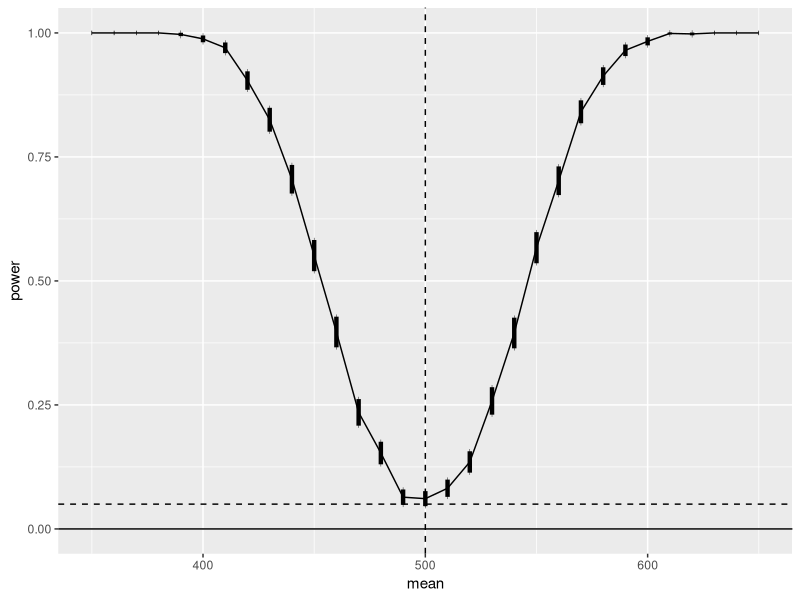
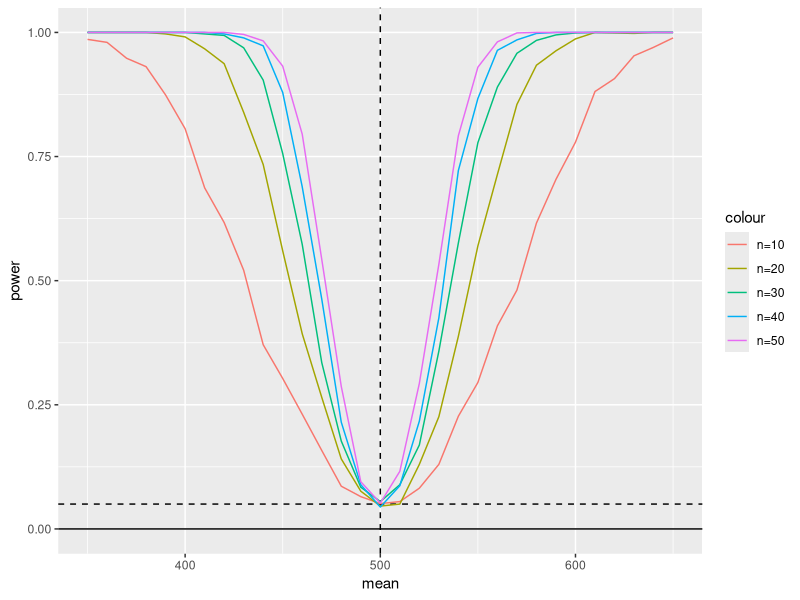
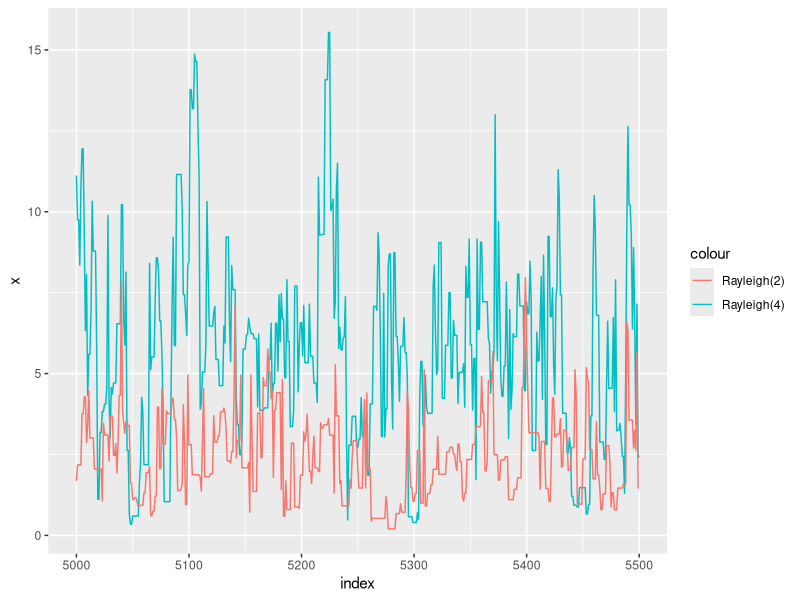
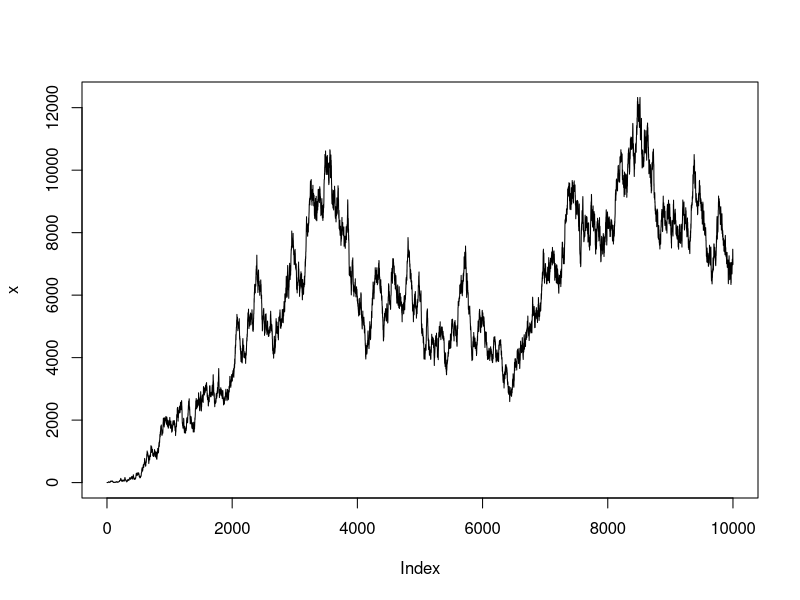
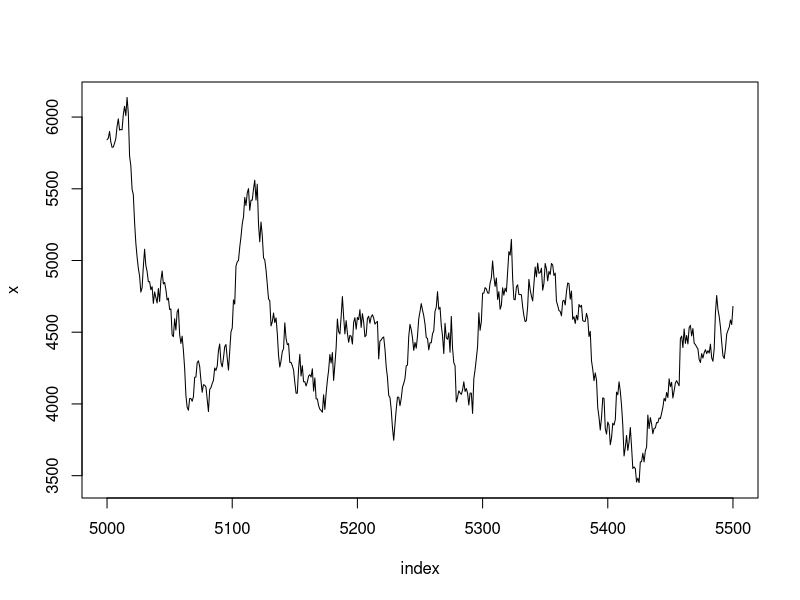

These figures' R source, in order:
## ---- chunk 1
library(ggplot2)

n <- 20
m <- 1000
mu0 <- 500
sigma <- 100
mu <- seq(350,650,10) #alternatives
M <- length(mu)
power <- numeric(M)
for( i in 1:M ){
  mu1 <- mu[i]
  pvalues <- replicate(m, expr = {
    #simulate under alternative mu1
    x <- rnorm(n,mean=mu1,sd=sigma)
    ttest <- t.test(x,alternative="two.sided",mu=mu0)
    ttest$p.value
  })
  power[i] <- mean(pvalues <= .05)
}
se <- sqrt(power*(1-power)/m)

# plot the empirical power curve
# adding vertical error bars at pi(theta) +/- 2se(pi(theta))

df <- data.frame(mean=mu, power=power, upper=power+2*se, lower=power-2*se)
ggplot(df,aes(x=mean,y=power)) +
  geom_line()+
  geom_vline(xintercept=500,lty=2) +
  geom_hline(yintercept=c(0,.05),lty=1:2) +
  geom_errorbar(aes(ymin=lower, ymax=upper), width=0.2, lwd=1.5)

## ---- chunk 2
m <- 1000
mu0 <- 500
sigma <- 100
mu <- seq(350,650,10)
M <- length(mu)

n <- 10
power1 <- numeric(M)
for( i in 1:M ){
  mu1 <- mu[i]
  pvalues <- replicate(m, expr = {
    x <- rnorm(n,mean=mu1,sd=sigma)
    ttest <- t.test(x,alternative="two.sided",mu=mu0)
    ttest$p.value
  })
  power1[i] <- mean(pvalues <= .05)
}
df1 <- data.frame(mean=mu, power=power1)


n <- 20
power2 <- numeric(M)
for( i in 1:M ){
  mu1 <- mu[i]
  pvalues <- replicate(m, expr = {
    x <- rnorm(n,mean=mu1,sd=sigma)
    ttest <- t.test(x,alternative="two.sided",mu=mu0)
    ttest$p.value
  })
  power2[i] <- mean(pvalues <= .05)
}
df2 <- data.frame(mean=mu, power=power2)


n <- 30
power3 <- numeric(M)
for( i in 1:M ){
  mu1 <- mu[i]
  pvalues <- replicate(m, expr = {
    x <- rnorm(n,mean=mu1,sd=sigma)
    ttest <- t.test(x,alternative="two.sided",mu=mu0)
    ttest$p.value
  })
  power3[i] <- mean(pvalues <= .05)
}
df3 <- data.frame(mean=mu, power=power3)


n <- 40
power4 <- numeric(M)
for( i in 1:M ){
  mu1 <- mu[i]
  pvalues <- replicate(m, expr = {
    x <- rnorm(n,mean=mu1,sd=sigma)
    ttest <- t.test(x,alternative="two.sided",mu=mu0)
    ttest$p.value
  })
  power4[i] <- mean(pvalues <= .05)
}
df4 <- data.frame(mean=mu, power=power4)


n <- 50
power5 <- numeric(M)
for( i in 1:M ){
  mu1 <- mu[i]
  pvalues <- replicate(m, expr = {
    x <- rnorm(n,mean=mu1,sd=sigma)
    ttest <- t.test(x,alternative="two.sided",mu=mu0)
    ttest$p.value
  })
  power5[i] <- mean(pvalues <= .05)
}
df5 <- data.frame(mean=mu, power=power5)

## ---- chunk 3
ggplot() + 
  geom_vline(xintercept=500,lty=2) +
  geom_hline(yintercept=c(0,.05),lty=1:2) + 
  geom_line(data=df1, aes(x=mean, y=power, color='n=10'))+
  geom_line(data=df2, aes(x=mean, y=power, color='n=20'))+
  geom_line(data=df3, aes(x=mean, y=power, color='n=30'))+
  geom_line(data=df4, aes(x=mean, y=power, color='n=40'))+
  geom_line(data=df5, aes(x=mean, y=power, color='n=50'))
## ---- chunk 4
set.seed(888)
f <- function(x,sigma){
  if(any(x<0)) return(0)
  stopifnot(sigma >0 )
  return((x/sigma^2)*exp(-x^2/(2*sigma^2)))
}

m <- 10000
sigma1 <- 2
x1 <- numeric(m)
x1[1] <- rchisq(1,df=1)
k1 <- 0
u <- runif(m)
for(i in 2:m){
  xt <- x1[i-1]
  y <- rchisq(1,df=xt)
  num <- f(y,sigma1)*dchisq(xt,df=y)
  den <- f(xt,sigma1)*dchisq(y,df=xt)
  if (u[i]<= num/den) x1[i] <- y
  else {
    x1[i] <- xt
    k1 <- k1+1 # y is rejected
  }
}

#EXAMPLE 11.1
sigma2 <- 4
x2 <- numeric(m)
x2[1] <- rchisq(1,df=1)
k2 <- 0
u <- runif(m)
for(i in 2:m){
  xt <- x2[i-1]
  y <- rchisq(1,df=xt)
  num <- f(y,sigma2)*dchisq(xt,df=y)
  den <- f(xt,sigma2)*dchisq(y,df=xt)
  if (u[i]<= num/den) x2[i] <- y
  else {
    x2[i] <- xt
    k2 <- k2+1 # y is rejected
  }
}
## ---- chunk 5
index <- 5000:5500
y1 <- x1[index]
y2 <- x2[index]
df_y <- data.frame(index, y1,y2)
ggplot() + 
  geom_line(data=df_y, aes(x=index, y=y2, color='Rayleigh(4)'))+
  geom_line(data=df_y, aes(x=index, y=y1, color='Rayleigh(2)'))+
  ylab("x")
  
## ---- chunk 6
#EXAMPLE 11.1
m <- 10000
rate <- 1
x <- numeric(m)
x[1] <- rchisq(1,df=1)
k <- 0
u <- runif(m)

for(i in 2:m){
  xt <- x[i-1]
  y <- rchisq(1,df=xt)
  num <- rgamma(1,y,rate)*dchisq(xt,df=y)
  den <- rgamma(1,xt,rate)*dchisq(y,df=xt)
  if (u[i]<= num/den) x[i] <- y
  else {
    x[i] <- xt
    k <- k+1 # y is rejected
  }
}

# Check how many y rejected
print(k)

# Plot the Markov chain x
plot(x, type="l")

# display a partial plot starting at index 5000:5500
index <- 5000:5500
y1 <- x[index]
plot(index,y1,type="l", main="", ylab="x")

